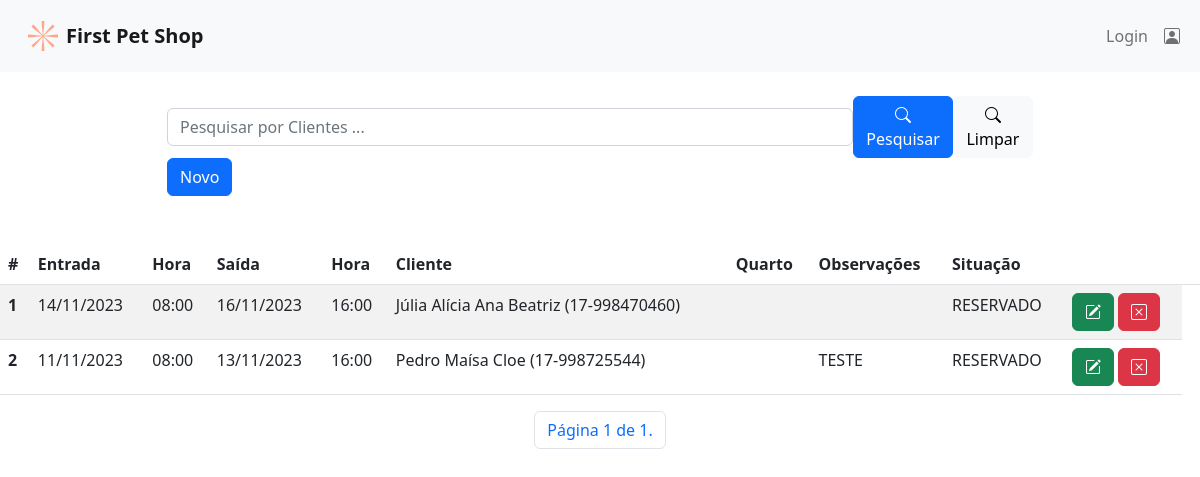
/listar/hospedagem/, run on the app's committed database.
### firstpetshop/models.py (models this page shows, shortened)
class Hospedagem(models.Model):
    HOSPEDAGEM_STATUS = [
        ("AGENDADO","AGENDADO"),
        ("CANCELADO","CANCELADO"),
        ("CHECK-IN","CHECK-IN"),
        ("CHECK-OUT","CHECK-OUT"),
        ("RESERVADO","RESERVADO"),
    ]
    dt_agendada = models.DateTimeField(auto_now_add=True, verbose_name="Data Agendada")
    dt_checkin = models.DateField(verbose_name="Data Check-in")
    hr_checkin = models.TimeField(verbose_name="Hora Check-in")
    dt_checkout = models.DateField(verbose_name="Data Check-out")
    hr_checkout = models.TimeField(verbose_name="Hora Check-out")
    cliente = models.ForeignKey(Cliente, on_delete=models.PROTECT)
    observacao = models.TextField(max_length=255, blank=True, null=True, verbose_name="Observações")
    status = models.CharField(max_length=30, choices=HOSPEDAGEM_STATUS)

class Cliente(models.Model):
    nome = models.CharField(max_length=120)
    rg = models.CharField(max_length=40, blank=True, null=True)
    cpf = models.CharField(max_length=20, blank=True, null=True)
    endereco = models.CharField(max_length=200, blank=True, null=True, verbose_name="endereço")
    cidade = models.CharField(max_length=100, blank=True, null=True)
    uf = models.CharField(max_length=2, blank=True, null=True)
    telefone = models.CharField(max_length=20)
    email = models.EmailField(max_length=120, blank=True, null=True)
    foto = models.ImageField(upload_to='images/', blank=True, null=True)
    def __str__(self):
        return "{} ({})".format(self.nome, self.telefone)

### firstpetshop/views.py (the view)
# urls.py: path('listar/hospedagem/', HospedagemList.as_view(), name="listar-hospedagem"),
class HospedagemList(ListView):
    login_url = reverse_lazy('login')
    model = Hospedagem
    template_name = 'hospedagens/hospedagens.html'
    paginate_by = 10
    def get_queryset(self):
        txt_nome = self.request.GET.get('inptPesquisar')
        if txt_nome:
            hospedagens = Hospedagem.objects.filter(nome__icontains=txt_nome)
        else:
            hospedagens = Hospedagem.objects.all()
        return hospedagens

### firstpetshop/templates/hospedagens/hospedagens.html (shortened to what this page needs)
{% extends "base.html" %}
{% block content %}
<br>
<br>
<br>
<div class="container">
  <div class="row justify-content-center m-4">
    <div class="col-10">
      <form action="?" method="GET" class="row">
        <div class="d-flex align-items-center">
          <input type="text" class="form-control" name="inptPesquisar" id="" value="{{ request.GET.inptPesquisar }}"
            class="p-1 border" autocomplete="off" placeholder="Pesquisar por Clientes ...">
          <button type="submit" class="btn btn-primary bi bi-search ms-auto">Pesquisar</button>
          <a href="{% url 'listar-hospedagem' %}" class="btn btn-light bi bi-search ms-auto">Limpar</a>
        </div>
      </form>
      <div class="row">
        <div class="d-flex align-items-center">
          <a class="btn btn-primary" href="{% url 'cadastrar-hospedagem' %}">Novo</a>
        </div>
      </div>
    </div>
  </div>
</div>
<br>
<div class="table-responsive">
  <table class="table table-striped">
    <thead>
      <tr>
        <th scope="col">#</th>
        <th scope="col">Entrada</th>
        <th scope="col">Hora</th>
        <th scope="col">Saída</th>
        <th scope="col">Hora</th>
        <th scope="col">Cliente</th>
        <th scope="col">Quarto</th>
        <th scope="col">Observações</th>
        <th scope="col">Situação</th>
        <th scope="col"></th>
        <th scope="col"></th>
      </tr>
    </thead>
    <tbody>
      {% for object in object_list %}
      <tr>
        <th scope="row">{{object.id}}</th>
        <td>{{object.dt_checkin|date:"d/m/Y"}}</td>
        <td>{{object.hr_checkin|time:"H:i"}}</td>
        <td>{{object.dt_checkout|date:"d/m/Y"}}</td>
        <td>{{object.hr_checkout|time:"H:i"}}</td>
        <td>{{object.cliente}}</td>
        <td>{{object.quarto}}</td>
        <td>{{object.observacao}}</td>
        <td>{{object.status}}</td>
        <td>
          <a href="{% url 'editar-hospedagem' object.pk %}" class="btn btn-success bi bi-pencil-square"></a>
          <a href="{% url 'excluir-hospedagem' object.pk %}" class="btn btn-danger bi bi-x-square"></a>
        </td>
      </tr>
      {% empty %}
      <tr>
        <td colspan="11">Nenhuma Hospedagem Cadastrada</td>
      </tr>
      {% endfor %}
    </tbody>
  </table>
  <ul class="pagination justify-content-center">
    <li class="page-item">
        <span class="page-link">Página {{ page_obj.number }} de {{ page_obj.paginator.num_pages }}.</span>
    </li>
  </ul>
</div>
{% endblock %}

### data on the page
Hospedagem: id "1", dt_checkin "14/11/2023", hr_checkin "08:00", dt_checkout "16/11/2023", hr_checkout "16:00", cliente "Júlia Alícia Ana Beatriz (17-998470460)", status "RESERVADO"
Hospedagem: id "2", dt_checkin "11/11/2023", hr_checkin "08:00", dt_checkout "13/11/2023", hr_checkout "16:00", cliente "Pedro Maísa Cloe (17-998725544)", observacao "TESTE", status "RESERVADO"

### other printed values
{{ page_obj.number }} "1"
{{ page_obj.paginator.num_pages }} "1"
